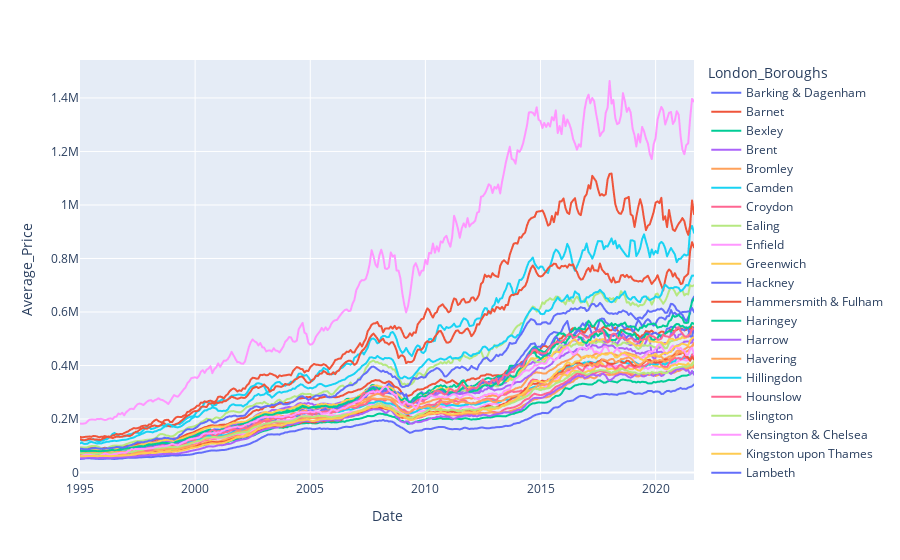

Notebook code for this chart:
### Code cell
fig = px.line(only_london_boroughs, x = 'Date', y='Average_Price', color = 'London_Boroughs')
fig.show()

### Figure 1 — Plotly figure (JSON) as saved in the notebook; plotly's stock layout.template omitted (floating-point values rounded to 4 significant figures; data arrays with more than 128 entries replaced by an {"elided": "..."} marker saying what was removed)
{"data": [{"hovertemplate": "London_Boroughs=Barking & Dagenham<br>Date=%{x}<br>Average_Price=%{y}<extra></extra>", "legendgroup": "Barking & Dagenham", "line": {"color": "#636efa", "dash": "solid"}, "mode": "lines", "name": "Barking & Dagenham", "showlegend": true, "type": "scattergl", "x": {"elided": "321 str values"}, "xaxis": "x", "y": {"elided": "321 float values"}, "yaxis": "y"}, {"hovertemplate": "London_Boroughs=Barnet<br>Date=%{x}<br>Average_Price=%{y}<extra></extra>", "legendgroup": "Barnet", "line": {"color": "#EF553B", "dash": "solid"}, "mode": "lines", "name": "Barnet", "showlegend": true, "type": "scattergl", "x": {"elided": "321 str values"}, "xaxis": "x", "y": {"elided": "321 float values"}, "yaxis": "y"}, {"hovertemplate": "London_Boroughs=Bexley<br>Date=%{x}<br>Average_Price=%{y}<extra></extra>", "legendgroup": "Bexley", "line": {"color": "#00cc96", "dash": "solid"}, "mode": "lines", "name": "Bexley", "showlegend": true, "type": "scattergl", "x": {"elided": "321 str values"}, "xaxis": "x", "y": {"elided": "321 float values"}, "yaxis": "y"}, {"hovertemplate": "London_Boroughs=Brent<br>Date=%{x}<br>Average_Price=%{y}<extra></extra>", "legendgroup": "Brent", "line": {"color": "#ab63fa", "dash": "solid"}, "mode": "lines", "name": "Brent", "showlegend": true, "type": "scattergl", "x": {"elided": "321 str values"}, "xaxis": "x", "y": {"elided": "321 float values"}, "yaxis": "y"}, {"hovertemplate": "London_Boroughs=Bromley<br>Date=%{x}<br>Average_Price=%{y}<extra></extra>", "legendgroup": "Bromley", "line": {"color": "#FFA15A", "dash": "solid"}, "mode": "lines", "name": "Bromley", "showlegend": true, "type": "scattergl", "x": {"elided": "321 str values"}, "xaxis": "x", "y": {"elided": "321 float values"}, "yaxis": "y"}, {"hovertemplate": "London_Boroughs=Camden<br>Date=%{x}<br>Average_Price=%{y}<extra></extra>", "legendgroup": "Camden", "line": {"color": "#19d3f3", "dash": "solid"}, "mode": "lines", "name": "Camden", "showlegend": true, "type": "scattergl", "x": {"elided": "321 str values"}, "xaxis": "x", "y": {"elided": "321 float values"}, "yaxis": "y"}, {"hovertemplate": "London_Boroughs=Croydon<br>Date=%{x}<br>Average_Price=%{y}<extra></extra>", "legendgroup": "Croydon", "line": {"color": "#FF6692", "dash": "solid"}, "mode": "lines", "name": "Croydon", "showlegend": true, "type": "scattergl", "x": {"elided": "321 str values"}, "xaxis": "x", "y": {"elided": "321 float values"}, "yaxis": "y"}, {"hovertemplate": "London_Boroughs=Ealing<br>Date=%{x}<br>Average_Price=%{y}<extra></extra>", "legendgroup": "Ealing", "line": {"color": "#B6E880", "dash": "solid"}, "mode": "lines", "name": "Ealing", "showlegend": true, "type": "scattergl", "x": {"elided": "321 str values"}, "xaxis": "x", "y": {"elided": "321 float values"}, "yaxis": "y"}, {"hovertemplate": "London_Boroughs=Enfield<br>Date=%{x}<br>Average_Price=%{y}<extra></extra>", "legendgroup": "Enfield", "line": {"color": "#FF97FF", "dash": "solid"}, "mode": "lines", "name": "Enfield", "showlegend": true, "type": "scattergl", "x": {"elided": "321 str values"}, "xaxis": "x", "y": {"elided": "321 float values"}, "yaxis": "y"}, {"hovertemplate": "London_Boroughs=Greenwich<br>Date=%{x}<br>Average_Price=%{y}<extra></extra>", "legendgroup": "Greenwich", "line": {"color": "#FECB52", "dash": "solid"}, "mode": "lines", "name": "Greenwich", "showlegend": true, "type": "scattergl", "x": {"elided": "321 str values"}, "xaxis": "x", "y": {"elided": "321 float values"}, "yaxis": "y"}, {"hovertemplate": "London_Boroughs=Hackney<br>Date=%{x}<br>Average_Price=%{y}<extra></extra>", "legendgroup": "Hackney", "line": {"color": "#636efa", "dash": "solid"}, "mode": "lines", "name": "Hackney", "showlegend": true, "type": "scattergl", "x": {"elided": "321 str values"}, "xaxis": "x", "y": {"elided": "321 float values"}, "yaxis": "y"}, {"hovertemplate": "London_Boroughs=Hammersmith & Fulham<br>Date=%{x}<br>Average_Price=%{y}<extra></extra>", "legendgroup": "Hammersmith & Fulham", "line": {"color": "#EF553B", "dash": "solid"}, "mode": "lines", "name": "Hammersmith & Fulham", "showlegend": true, "type": "scattergl", "x": {"elided": "321 str values"}, "xaxis": "x", "y": {"elided": "321 float values"}, "yaxis": "y"}, {"hovertemplate": "London_Boroughs=Haringey<br>Date=%{x}<br>Average_Price=%{y}<extra></extra>", "legendgroup": "Haringey", "line": {"color": "#00cc96", "dash": "solid"}, "mode": "lines", "name": "Haringey", "showlegend": true, "type": "scattergl", "x": {"elided": "321 str values"}, "xaxis": "x", "y": {"elided": "321 float values"}, "yaxis": "y"}, {"hovertemplate": "London_Boroughs=Harrow<br>Date=%{x}<br>Average_Price=%{y}<extra></extra>", "legendgroup": "Harrow", "line": {"color": "#ab63fa", "dash": "solid"}, "mode": "lines", "name": "Harrow", "showlegend": true, "type": "scattergl", "x": {"elided": "321 str values"}, "xaxis": "x", "y": {"elided": "321 float values"}, "yaxis": "y"}, {"hovertemplate": "London_Boroughs=Havering<br>Date=%{x}<br>Average_Price=%{y}<extra></extra>", "legendgroup": "Havering", "line": {"color": "#FFA15A", "dash": "solid"}, "mode": "lines", "name": "Havering", "showlegend": true, "type": "scattergl", "x": {"elided": "321 str values"}, "xaxis": "x", "y": {"elided": "321 float values"}, "yaxis": "y"}, {"hovertemplate": "London_Boroughs=Hillingdon<br>Date=%{x}<br>Average_Price=%{y}<extra></extra>", "legendgroup": "Hillingdon", "line": {"color": "#19d3f3", "dash": "solid"}, "mode": "lines", "name": "Hillingdon", "showlegend": true, "type": "scattergl", "x": {"elided": "321 str values"}, "xaxis": "x", "y": {"elided": "321 float values"}, "yaxis": "y"}, {"hovertemplate": "London_Boroughs=Hounslow<br>Date=%{x}<br>Average_Price=%{y}<extra></extra>", "legendgroup": "Hounslow", "line": {"color": "#FF6692", "dash": "solid"}, "mode": "lines", "name": "Hounslow", "showlegend": true, "type": "scattergl", "x": {"elided": "321 str values"}, "xaxis": "x", "y": {"elided": "321 float values"}, "yaxis": "y"}, {"hovertemplate": "London_Boroughs=Islington<br>Date=%{x}<br>Average_Price=%{y}<extra></extra>", "legendgroup": "Islington", "line": {"color": "#B6E880", "dash": "solid"}, "mode": "lines", "name": "Islington", "showlegend": true, "type": "scattergl", "x": {"elided": "321 str values"}, "xaxis": "x", "y": {"elided": "321 float values"}, "yaxis": "y"}, {"hovertemplate": "London_Boroughs=Kensington & Chelsea<br>Date=%{x}<br>Average_Price=%{y}<extra></extra>", "legendgroup": "Kensington & Chelsea", "line": {"color": "#FF97FF", "dash": "solid"}, "mode": "lines", "name": "Kensington & Chelsea", "showlegend": true, "type": "scattergl", "x": {"elided": "321 str values"}, "xaxis": "x", "y": {"elided": "321 float values"}, "yaxis": "y"}, {"hovertemplate": "London_Boroughs=Kingston upon Thames<br>Date=%{x}<br>Average_Price=%{y}<extra></extra>", "legendgroup": "Kingston upon Thames", "line": {"color": "#FECB52", "dash": "solid"}, "mode": "lines", "name": "Kingston upon Thames", "showlegend": true, "type": "scattergl", "x": {"elided": "321 str values"}, "xaxis": "x", "y": {"elided": "321 float values"}, "yaxis": "y"}, {"hovertemplate": "London_Boroughs=Lambeth<br>Date=%{x}<br>Average_Price=%{y}<extra></extra>", "legendgroup": "Lambeth", "line": {"color": "#636efa", "dash": "solid"}, "mode": "lines", "name": "Lambeth", "showlegend": true, "type": "scattergl", "x": {"elided": "321 str values"}, "xaxis": "x", "y": {"elided": "321 float values"}, "yaxis": "y"}, {"hovertemplate": "London_Boroughs=Lewisham<br>Date=%{x}<br>Average_Price=%{y}<extra></extra>", "legendgroup": "Lewisham", "line": {"color": "#EF553B", "dash": "solid"}, "mode": "lines", "name": "Lewisham", "showlegend": true, "type": "scattergl", "x": {"elided": "321 str values"}, "xaxis": "x", "y": {"elided": "321 float values"}, "yaxis": "y"}, {"hovertemplate": "London_Boroughs=Merton<br>Date=%{x}<br>Average_Price=%{y}<extra></extra>", "legendgroup": "Merton", "line": {"color": "#00cc96", "dash": "solid"}, "mode": "lines", "name": "Merton", "showlegend": true, "type": "scattergl", "x": {"elided": "321 str values"}, "xaxis": "x", "y": {"elided": "321 float values"}, "yaxis": "y"}, {"hovertemplate": "London_Boroughs=Newham<br>Date=%{x}<br>Average_Price=%{y}<extra></extra>", "legendgroup": "Newham", "line": {"color": "#ab63fa", "dash": "solid"}, "mode": "lines", "name": "Newham", "showlegend": true, "type": "scattergl", "x": {"elided": "321 str values"}, "xaxis": "x", "y": {"elided": "321 float values"}, "yaxis": "y"}, {"hovertemplate": "London_Boroughs=Redbridge<br>Date=%{x}<br>Average_Price=%{y}<extra></extra>", "legendgroup": "Redbridge", "line": {"color": "#FFA15A", "dash": "solid"}, "mode": "lines", "name": "Redbridge", "showlegend": true, "type": "scattergl", "x": {"elided": "321 str values"}, "xaxis": "x", "y": {"elided": "321 float values"}, "yaxis": "y"}, {"hovertemplate": "London_Boroughs=Richmond upon Thames<br>Date=%{x}<br>Average_Price=%{y}<extra></extra>", "legendgroup": "Richmond upon Thames", "line": {"color": "#19d3f3", "dash": "solid"}, "mode": "lines", "name": "Richmond upon Thames", "showlegend": true, "type": "scattergl", "x": {"elided": "321 str values"}, "xaxis": "x", "y": {"elided": "321 float values"}, "yaxis": "y"}, {"hovertemplate": "London_Boroughs=Southwark<br>Date=%{x}<br>Average_Price=%{y}<extra></extra>", "legendgroup": "Southwark", "line": {"color": "#FF6692", "dash": "solid"}, "mode": "lines", "name": "Southwark", "showlegend": true, "type": "scattergl", "x": {"elided": "321 str values"}, "xaxis": "x", "y": {"elided": "321 float values"}, "yaxis": "y"}, {"hovertemplate": "London_Boroughs=Sutton<br>Date=%{x}<br>Average_Price=%{y}<extra></extra>", "legendgroup": "Sutton", "line": {"color": "#B6E880", "dash": "solid"}, "mode": "lines", "name": "Sutton", "showlegend": true, "type": "scattergl", "x": {"elided": "321 str values"}, "xaxis": "x", "y": {"elided": "321 float values"}, "yaxis": "y"}, {"hovertemplate": "London_Boroughs=Tower Hamlets<br>Date=%{x}<br>Average_Price=%{y}<extra></extra>", "legendgroup": "Tower Hamlets", "line": {"color": "#FF97FF", "dash": "solid"}, "mode": "lines", "name": "Tower Hamlets", "showlegend": true, "type": "scattergl", "x": {"elided": "321 str values"}, "xaxis": "x", "y": {"elided": "321 float values"}, "yaxis": "y"}, {"hovertemplate": "London_Boroughs=Waltham Forest<br>Date=%{x}<br>Average_Price=%{y}<extra></extra>", "legendgroup": "Waltham Forest", "line": {"color": "#FECB52", "dash": "solid"}, "mode": "lines", "name": "Waltham Forest", "showlegend": true, "type": "scattergl", "x": {"elided": "321 str values"}, "xaxis": "x", "y": {"elided": "321 float values"}, "yaxis": "y"}, {"hovertemplate": "London_Boroughs=Wandsworth<br>Date=%{x}<br>Average_Price=%{y}<extra></extra>", "legendgroup": "Wandsworth", "line": {"color": "#636efa", "dash": "solid"}, "mode": "lines", "name": "Wandsworth", "showlegend": true, "type": "scattergl", "x": {"elided": "321 str values"}, "xaxis": "x", "y": {"elided": "321 float values"}, "yaxis": "y"}, {"hovertemplate": "London_Boroughs=Westminster<br>Date=%{x}<br>Average_Price=%{y}<extra></extra>", "legendgroup": "Westminster", "line": {"color": "#EF553B", "dash": "solid"}, "mode": "lines", "name": "Westminster", "showlegend": true, "type": "scattergl", "x": {"elided": "321 str values"}, "xaxis": "x", "y": {"elided": "321 float values"}, "yaxis": "y"}], "layout": {"legend": {"title": {"text": "London_Boroughs"}, "tracegroupgap": 0}, "margin": {"t": 60}, "xaxis": {"anchor": "y", "domain": [0, 1], "title": {"text": "Date"}}, "yaxis": {"anchor": "x", "domain": [0, 1], "title": {"text": "Average_Price"}}}}
